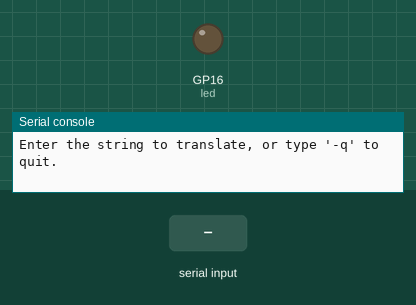
Bench run of a program on a simulated Raspberry Pi Pico running CircuitPython. On the bench: output pins drawn as LEDs (lit = HIGH), the last lines printed to the serial console. The test bench sets the inputs (shaded band).

Above: at 1.2 s.
1.3 s: "A" typed at the serial console, then Enter
At 2.1 s:
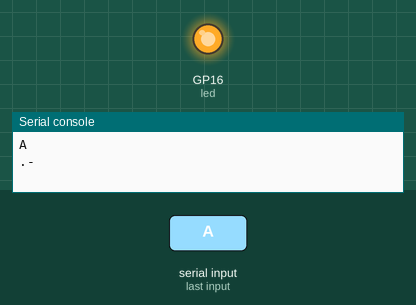
4.3 s: "-" typed at the serial console, then Enter
At 11.8 s:
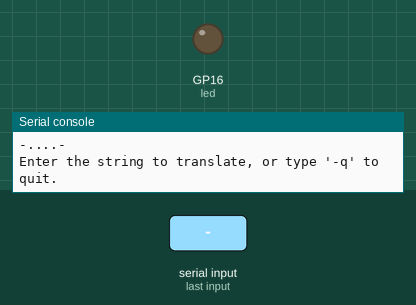
Timing chart, 0 to 13.3 s (numbered marks = the images above; inputs shaded):
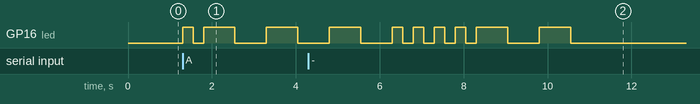

The program:

morse_code_p2.py
```python
# type: ignore

import board
import digitalio
import time

MORSE_CODE = { 'A':'.-', 'B':'-...',
    'C':'-.-.', 'D':'-..', 'E':'.',
    'F':'..-.', 'G':'--.', 'H':'....',
    'I':'..', 'J':'.---', 'K':'-.-',
    'L':'.-..', 'M':'--', 'N':'-.',
    'O':'---', 'P':'.--.', 'Q':'--.-',
    'R':'.-.', 'S':'...', 'T':'-',
    'U':'..-', 'V':'...-', 'W':'.--',
    'X':'-..-', 'Y':'-.--', 'Z':'--..',
    '1':'.----', '2':'..---', '3':'...--',
    '4':'....-', '5':'.....', '6':'-....',
    '7':'--...', '8':'---..', '9':'----.',
    '0':'-----', ', ':'--..--', '.':'.-.-.-',
    '?':'..--..', '/':'-..-.', '-':'-....-',
    '(':'-.--.', ')':'-.--.-'} # dictionary

led = digitalio.DigitalInOut(board.GP16)
led.direction = digitalio.Direction.OUTPUT # led as an output on gp16

modifier = 0.25 # base delay for led

delayz = {
    ".": 1*modifier,
    "-": 3*modifier,
    " ": 3*modifier,
    "/": 7*modifier # time in between flashes for each character
}

while True:
    user_input = input("Enter the string to translate, or type '-q' to quit. ")
    user_input = user_input.upper() # change lowercase to uppercase
    if user_input == "-Q": # uppercase because of the previous line
        break # if you input q it quits
    morse_translation = ""
    translation_good = True # flag to be set if we hit an unknown character
    for letter in user_input:
        if letter == " ":
            morse_translation += "/" # a space in the input translates to a break or "/" in morse
        else:
            try:
                morse_translation += MORSE_CODE[letter] + " " # for spaces between characters
            except KeyError:
                print(f"Unsupported character \"{letter}\" used. Please try again.") # if there's an error type this
                translation_good = False
                break # go to next line
    if translation_good:
        print(morse_translation) # if nothing goes wrong print the translation
        for character in morse_translation:
            on_delay = delayz[character]
            off_delay = delayz[character] # import the delays I set earlier into this if statement
            if on_delay == 0:
                time.sleep(off_delay) # led is off if nothing to type
            else:
                led.value = True
                time.sleep(on_delay)
                led.value = False
                time.sleep(off_delay) # blinky blinky for the led based on timing
```

Measured:
- after the input at 1.3 s, GP16 (led): goes HIGH 0.25 s, LOW 0.25 s, HIGH 0.75 s, LOW 0.75 s, HIGH 0.75 s, then LOW, starting at once
- after the input at 4.3 s, GP16 (led): goes HIGH 0.75 s, LOW 0.75 s, 4 × (HIGH 0.25 s, LOW 0.25 s), HIGH 0.75 s, LOW 0.75 s, HIGH 0.75 s, then LOW, starting after 0.50 s
